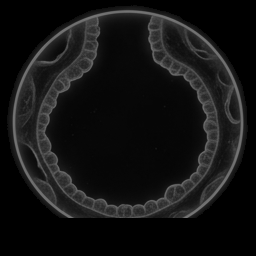
#> input picture assets/gen/achievement/ach_alveolar_clear_unachieved.png, 256 x 256 px
$ python -i imgutil.py   (imports and definitions only)
#> lines starting #> are read from the running program, lines starting #| are printed output that depends on the picture
#> further down, picture is the input picture: shape (256, 256, 3); min 0, max 118, mean 19.1
from typing import Union, Tuple
from PIL import Image, ImageEnhance, ImageOps

try:
    import cv2
    import numpy as np
    HAS_CV2_NUMPY = True
except ImportError:
    HAS_CV2_NUMPY = False


# [81 lines left out: functions _inpaint_rgb_into_transparent, crop_center_np, resize_image, apply_mask, not called in this run]


def make_unachieved_image(img_input, brightness_factor: float = 0.5):
    """
    Generate grayscale + dimmed unachieved version of an icon.
    Required by Steamworks Partner and in-game gallery locked state.
    """
#> called with brightness_factor = 0.5
    if HAS_CV2_NUMPY and isinstance(img_input, np.ndarray):
        has_alpha = (img_input.shape[2] == 4)
#> has_alpha = False
        if has_alpha:
            rgb = img_input[:, :, :3]
            alpha = img_input[:, :, 3]
        else:
            rgb = img_input

        gray = (0.299 * rgb[:, :, 0].astype(np.float32) +
                0.587 * rgb[:, :, 1].astype(np.float32) +
                0.114 * rgb[:, :, 2].astype(np.float32)) * brightness_factor
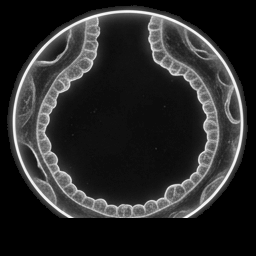
#> gray: shape (256, 256) float32; min 0, max 59, mean 9.6; drawn with min black and max white
        gray = np.clip(gray, 0, 255).astype(np.uint8)
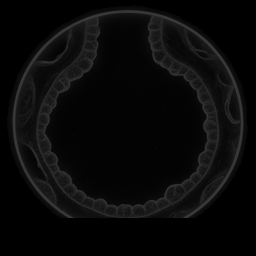
#> gray: shape (256, 256); min 0, max 59, mean 9.4
        gray_rgb = np.dstack([gray, gray, gray])

        if has_alpha:
            return np.dstack([gray_rgb, alpha])
        return gray_rgb
    elif isinstance(img_input, Image.Image):
        rgba = img_input.convert("RGBA")
        r, g, b, a = rgba.split()
        gray = ImageOps.grayscale(rgba)
        enhancer = ImageEnhance.Brightness(gray)
        dimmed = enhancer.enhance(brightness_factor)
        return Image.merge("RGBA", (dimmed, dimmed, dimmed, a))

    return img_input

>>> import cv2
>>> picture = cv2.cvtColor(cv2.imread('../../assets/gen/achievement/ach_alveolar_clear_unachieved.png'), cv2.COLOR_BGR2RGB)
>>> result = make_unachieved_image(picture)

$ run again, on assets/gen/achievement/ach_alveolar_hard_clear_unachieved.png
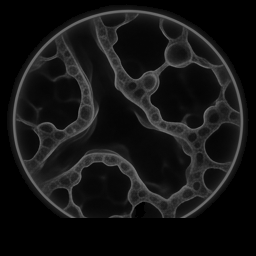
#> input picture assets/gen/achievement/ach_alveolar_hard_clear_unachieved.png, 256 x 256 px
#> picture is the input picture: shape (256, 256, 3); min 0, max 118, mean 19.8
#> in make_unachieved_image, `gray = (0.299 * rgb[:, :, 0].astype(np.float32) + 0.587 * rgb[:, :, 1]..`:
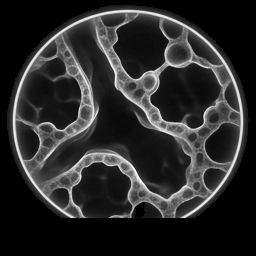
#> gray: shape (256, 256) float32; min 0, max 59, mean 9.9; drawn with min black and max white
#> in make_unachieved_image, `gray = np.clip(gray, 0, 255).astype(np.uint8)`:
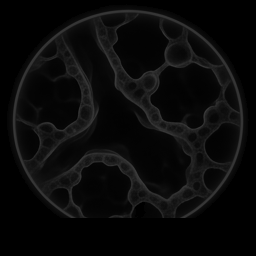
#> gray: shape (256, 256); min 0, max 59, mean 9.7

$ run again, on assets/gen/achievement/ach_bbb_clear.png
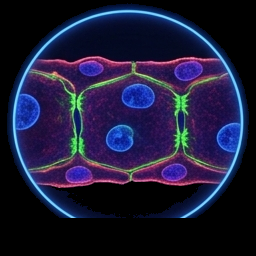
#> input picture assets/gen/achievement/ach_bbb_clear.png, 256 x 256 px
#> in make_unachieved_image, `gray = (0.299 * rgb[:, :, 0].astype(np.float32) + 0.587 * rgb[:, :, 1]..`:
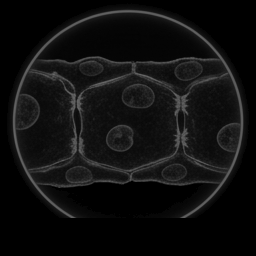
#> gray: shape (256, 256) float32; min 0, max 104.1, mean 15.4
